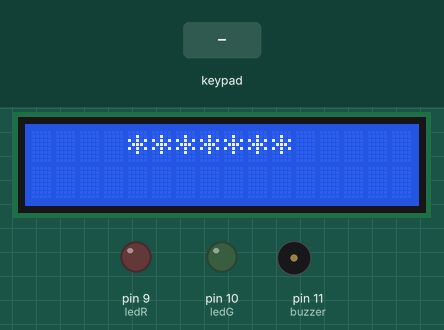
The sketch below on a simulated Arduino Uno, built with avr-gcc and run on an emulated ATmega328P. On the bench: 16×2 character LCD, output pins drawn as LEDs (lit = HIGH), buzzer (waves = sounding). Inputs (shaded band) come from the test bench.

Above: at 1.3 s.
1.4 s: keypad keys 7 3 5 5 6 0 8 pressed 0.4 s apart
At 1.6 s:
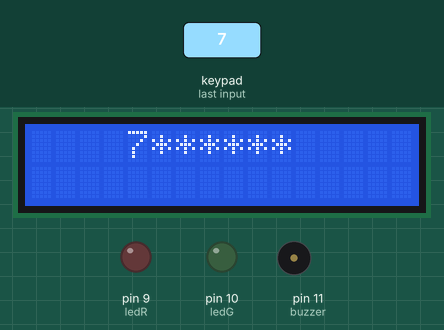
At 4.7 s:
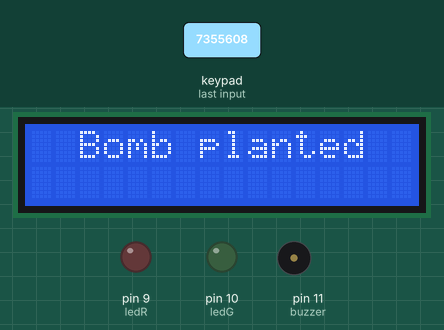
Timing chart, 0 to 55.7 s (numbered marks = the images above; inputs shaded):
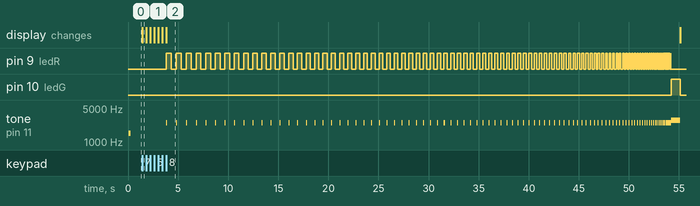

Measured:
- after the input at 1.4 s, pin 9 (ledR): LOW → HIGH after 2.4 s, then repeats every 1.0 s: LOW 0.50 s, HIGH 0.50 s, until it stays LOW from 54.2 s; pin 10 (ledG): LOW → HIGH after 52.8 s, → LOW 0.90 s later
- by itself, tone on pin 11 (buzzer): alternates 1500 Hz for 0.10 s and silent for 0.01 s, 4 changes in all, then stays silent

The sketch:

sketch_sep28a_bomb.ino
```cpp
#include <Wire.h>
#include <LiquidCrystal_I2C.h>
#include <Keypad.h>

// Set the LCD address to 0x27 for a 16 chars and 2 line display
LiquidCrystal_I2C lcd(0x27, 16, 2);
int ledR = 9;
int ledG = 10;
int buzzer = 11;
const byte ROWS = 4;  //four rows
const byte COLS = 3;  //three columns
char keys[ROWS][COLS] = {
  { '1', '2', '3' },
  { '4', '5', '6' },
  { '7', '8', '9' },
  { '*', '0', '#' }
};
byte rowPins[ROWS] = { 7, 8, 6, 5 };  //connect to the row pinouts of the keypad
byte colPins[COLS] = { 4, 3, 2 };     //connect to the column pinouts of the keypad

String passcode = "7355608";
String inputCode = "";

Keypad keypad = Keypad(makeKeymap(keys), rowPins, colPins, ROWS, COLS);

void setup() {
  // put your setup code here, to run once:
  pinMode(ledR, OUTPUT);
  pinMode(ledG, OUTPUT);
  lcd.begin();

  // Turn on the blacklight and print a message.
  lcd.backlight();
  lcd.setCursor(4, 0);
  lcd.print("*******");
  tone(buzzer, 1500, 100);
  delay(110);
  tone(buzzer, 1500, 100);
}

void loop() {
  char key = keypad.getKey();
  if (key) {
    if (key == '*') {
      lcd.setCursor(4, 0);
      lcd.print("*******");
      inputCode = "";
    } else if (inputCode.length() >= 7) {
      lcd.setCursor(4, 0);
      lcd.print("*******");
      inputCode = "";
    } else {
      lcd.setCursor(4 + inputCode.length(), 0);
      lcd.print(key);
      inputCode += key;
    }
  }
  if (inputCode.length() >= 7 && inputCode != "7355608") {
    lcd.setCursor(4, 0);
    lcd.print("*******");
    inputCode = "";
  }

  if (inputCode == "7355608") {
    inputCode = "";
    lcd.setCursor(2, 0);
    lcd.print("Bomb planted");
    for (int i = 1000; i >= 50; i = i - 10) {
      digitalWrite(ledR, HIGH);
      tone(buzzer, 2500, 100);
      delay(i / 2);
      digitalWrite(ledR, LOW);
      delay(i / 2);
    }
    for (int i = 0; i <= 8; i++) {
      digitalWrite(ledG, HIGH);
      tone(buzzer, 2800, 50);
      delay(100);
    }
    digitalWrite(ledG, LOW);

    lcd.setCursor(1, 0);
    lcd.print("Terrorist win");
    delay(3000);
    lcd.clear();
    lcd.setCursor(4, 0);
    lcd.print("*******");
  }
}
```
